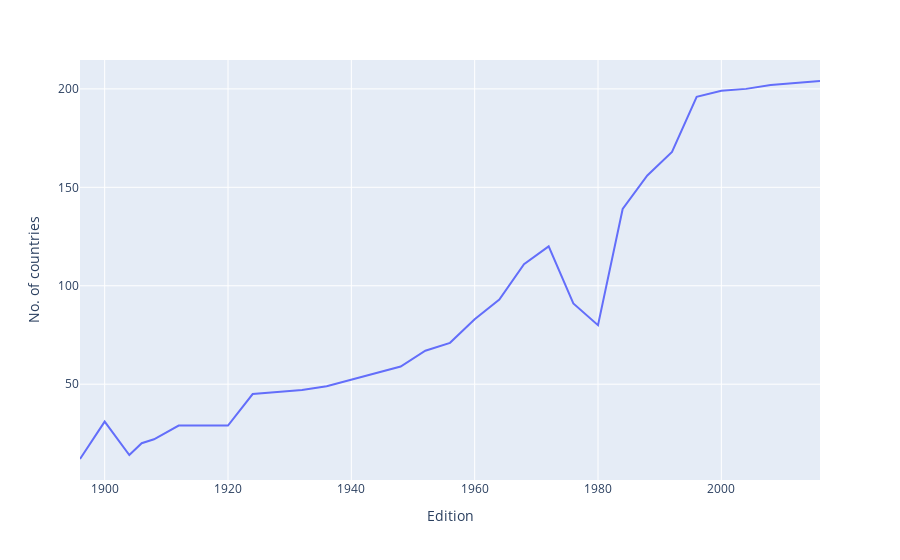

Source (notebook cell):
### Code cell
fig = px.line(nations_over_time,x='Edition',y='No. of countries')
fig.show()

### Figure 1 — Plotly figure (JSON) as saved in the notebook; plotly's stock layout.template omitted (floating-point values rounded to 4 significant figures)
{"data": [{"hovertemplate": "Edition=%{x}<br>No. of countries=%{y}<extra></extra>", "legendgroup": "", "line": {"color": "#636efa", "dash": "solid"}, "marker": {"symbol": "circle"}, "mode": "lines", "name": "", "orientation": "v", "showlegend": false, "type": "scatter", "x": [1896, 1900, 1904, 1906, 1908, 1912, 1920, 1924, 1928, 1932, 1936, 1948, 1952, 1956, 1960, 1964, 1968, 1972, 1976, 1980, 1984, 1988, 1992, 1996, 2000, 2004, 2008, 2012, 2016], "xaxis": "x", "y": [12, 31, 14, 20, 22, 29, 29, 45, 46, 47, 49, 59, 67, 71, 83, 93, 111, 120, 91, 80, 139, 156, 168, 196, 199, 200, 202, 203, 204], "yaxis": "y"}], "layout": {"legend": {"tracegroupgap": 0}, "margin": {"t": 60}, "xaxis": {"anchor": "y", "domain": [0, 1], "title": {"text": "Edition"}}, "yaxis": {"anchor": "x", "domain": [0, 1], "title": {"text": "No. of countries"}}}}
